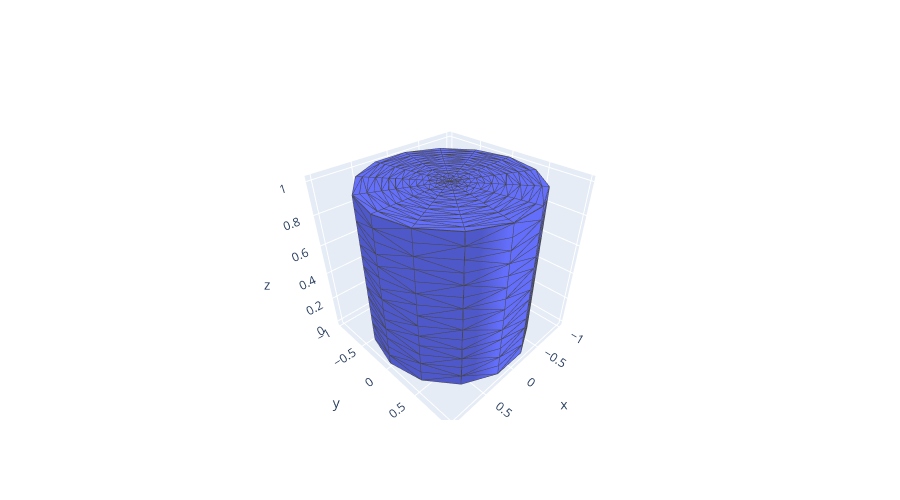

The code cell stored with this chart in its notebook:
### Markdown cell above
## 3.) Triangulation of cylinder

### Code cell
# the cylinder is composed of the Mantelfläche and the two disks that form the Stirnflächen


# Mantelfläche
# define rectangle
z = np.linspace(0,1, 15)
phi = np.linspace(0,2 * np.pi, 15)
# define grid
z, phi = np.meshgrid(z, phi)
# compute triangulation
tri_mantel = matplotlib.tri.Triangulation(np.ravel(z), np.ravel(phi))
# define mapping to cylinder
x = np.ravel(np.cos(phi))
y = np.ravel(np.sin(phi))
points_mantel = np.stack([x, y, np.ravel(z)], axis=1)

# Stirnflächen
points_bottom = points_disk.copy()
points_top = points_disk.copy()
# adjust z value of upper disk
points_top[:, 2] = points_top[:, 2] + 1

# combine all points in one array
points_cyl = np.concatenate([points_bottom, points_mantel, points_top])
triangles_cyl = np.concatenate([tri_disk.triangles, tri_mantel.triangles + len(points_bottom), tri_disk.triangles + len(points_bottom) + len(points_mantel)])

fig = plotMeshPlotly(points_cyl, triangles_cyl)
fig.show()
pio.write_image(fig, 'cylinder_triangulation.pdf', format='pdf')

### Figure 1 — Plotly figure (JSON) as saved in the notebook; plotly's stock layout.template omitted (floating-point values rounded to 4 significant figures; data arrays with more than 128 entries replaced by an {"elided": "..."} marker saying what was removed)
{"data": [{"i": {"elided": "1176 int values"}, "j": {"elided": "1176 int values"}, "k": {"elided": "1176 int values"}, "type": "mesh3d", "x": {"elided": "675 float values"}, "y": {"elided": "675 float values"}, "z": {"elided": "675 float values"}}, {"line": {"color": "rgb(70,70,70)", "width": 2}, "mode": "lines", "name": "", "type": "scatter3d", "x": {"elided": "5880 float values"}, "y": {"elided": "5880 float values"}, "z": {"elided": "5880 float values"}}], "layout": {"height": 500, "scene": {"aspectratio": {"x": 1, "y": 1, "z": 1}}}}
